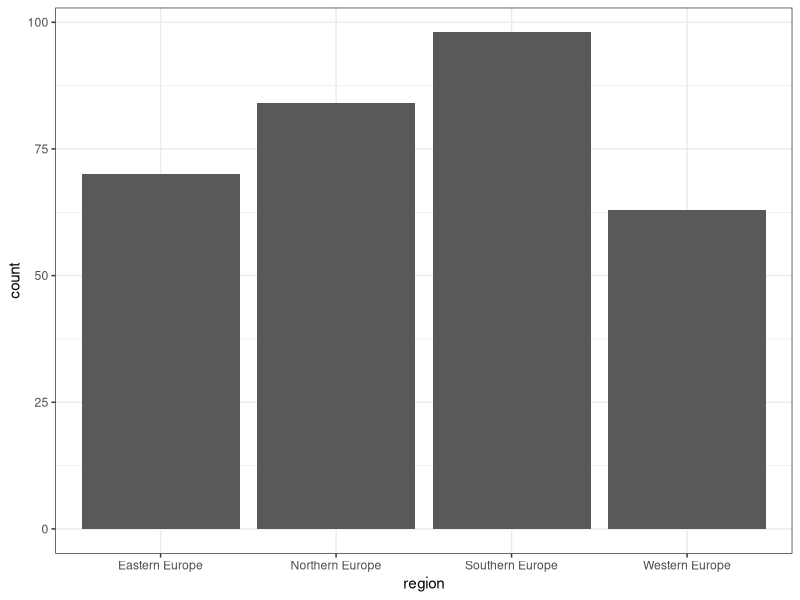
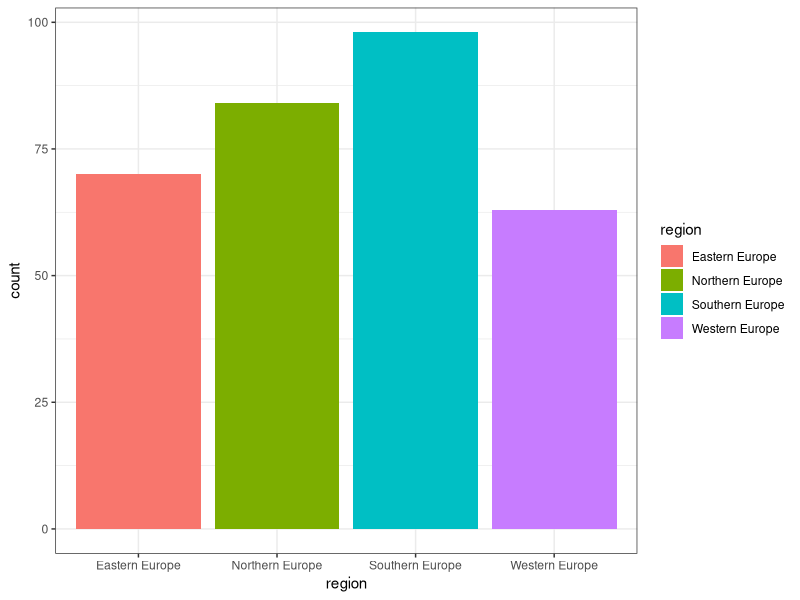
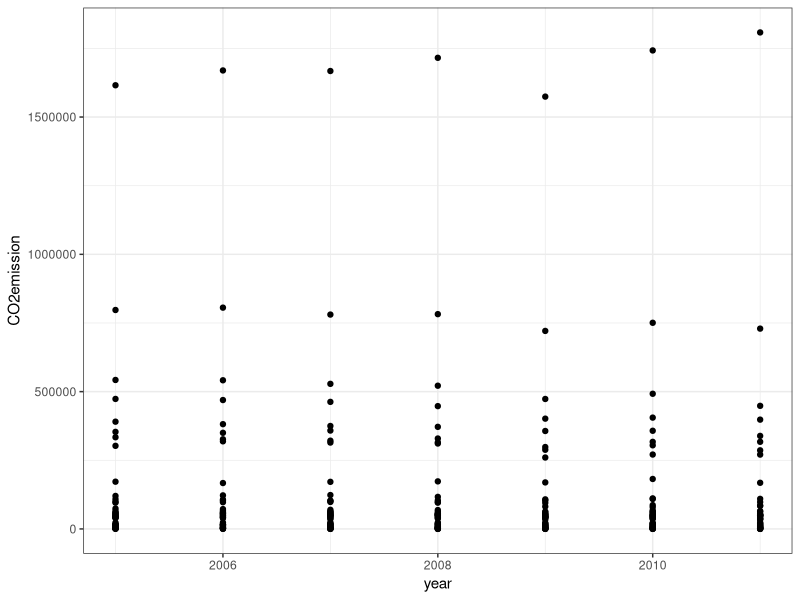
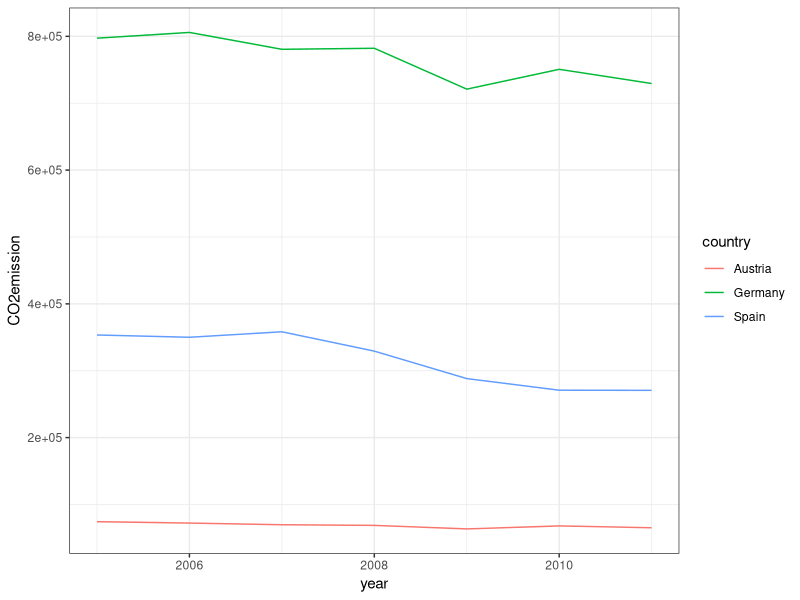
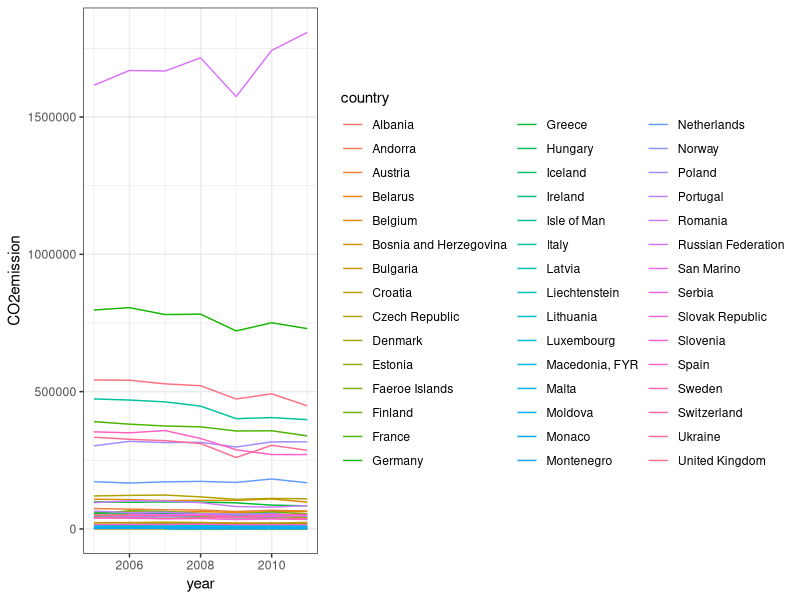

Recreate these plots in R, in order.
### Statistics for Geosciences ###
### Tutorial 1 ###################
### Introduction to R ############
### Julian Rodemann ##############


# a)
# check/set working directory
getwd()
#setwd()

# b)+c)
# Rstudio; Bonus answer: The title is not seperated by "-" and the meaning of wdi is unclear

# d)
# Read in data table
co2_emissions_data <- read.csv("wdi_data.csv")
# Check if all columns/variables have the correct class
str(co2_emissions_data)
# -> looks fine!


# d) (tbc.) some analyses -----------------------------------------------------------
# Frequency distribution of countries
table(co2_emissions_data$country)
# -> Every country appears equally often

# In which regions do the countries lie?
table(co2_emissions_data$country, co2_emissions_data$region)

# What is the mean CO2emission per year over all countries?
mean(co2_emissions_data$CO2emission, na.rm = TRUE) # Note: The argument 'na.rm = TRUE' removes missing (called 'NA's) values from the calculation

# Install the ggplot2 package for creating visualizations/plots
#install.packages("ggplot2") # the installation is necessary only once on your computer
library(ggplot2) # necessary everytime you restart R / RStudio
theme_set(theme_bw()) # set the global theme (i.e. the look) of all plots

# Plot the frequency distribution of regions
ggplot(co2_emissions_data, aes(x = region)) + geom_bar()
# With color
ggplot(co2_emissions_data, aes(x = region, fill = region)) + geom_bar()

# Plot the CO2emission over the years
ggplot(co2_emissions_data, aes(x = year, y = CO2emission)) + geom_point()
# More advanced: Look at the development in some specific countries
co2_emissions_data_shortened <- co2_emissions_data[co2_emissions_data$country %in% c("Austria","Germany","Spain"),]
ggplot(co2_emissions_data_shortened, aes(x = year, y = CO2emission, color = country)) + geom_line()
# All countries:
ggplot(co2_emissions_data, aes(x = year, y = CO2emission, color = country)) + geom_line()


# e) add column with co2-emission p.c.
co2_emissions_data$CO2emissionPerInhabitant <- co2_emissions_data$CO2emission / co2_emissions_data$Population
# Just out of curiosity: What is the mean 'CO2emission per inhabitant' per year over all countries?
mean(co2_emissions_data$CO2emissionPerInhabitant, na.rm = TRUE)
# for germany
mean(co2_emissions_data$CO2emissionPerInhabitant[which(co2_emissions_data$country=="Germany")], na.rm = TRUE)
# (9.3 tons)
# compare with France
mean(co2_emissions_data$CO2emissionPerInhabitant[which(co2_emissions_data$country=="France")], na.rm = TRUE)
# (5.7 tons)




# f) save modified data frame as csv in the working diretory
save(co2_emissions_data, file = "co2_emissions_data-2005-to-2011.csv")



